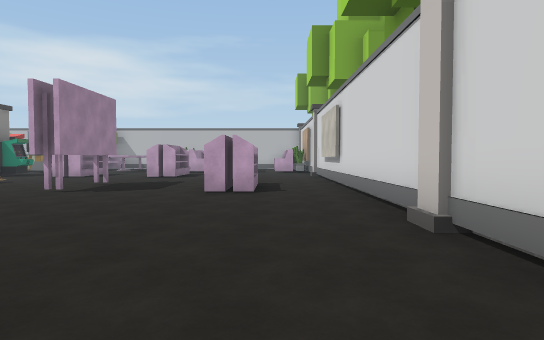
view 1 (above)

22 first-person views from a walk through a scene from a Unity 3-D project. The camera is 1.4 m above the floor, tilts 2° down and sees 75° across. The floor is counted in squares, 2 m on a side. Each view is taken from the middle of a square. On the plan, view 1 faces up. The plan holds only what a view shows up to about 11 squares ahead; the rest is blank. The place goes on beyond the plan. The player is left out. Some animated figures are not drawn. Some surface patterns are stand-ins.

view 2
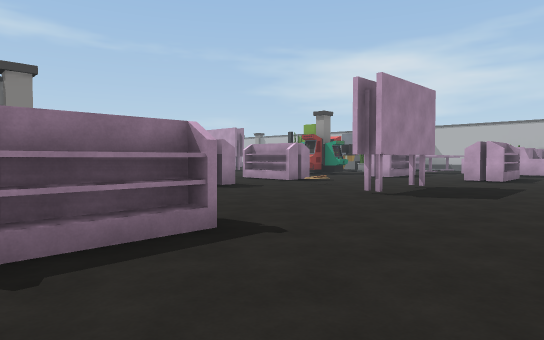

view 3
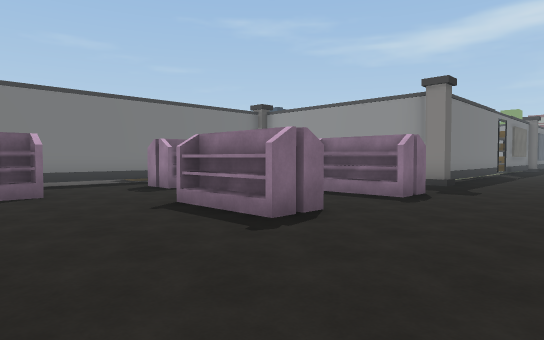

view 4
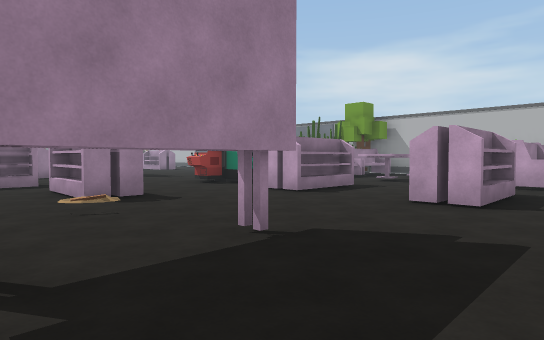

view 5
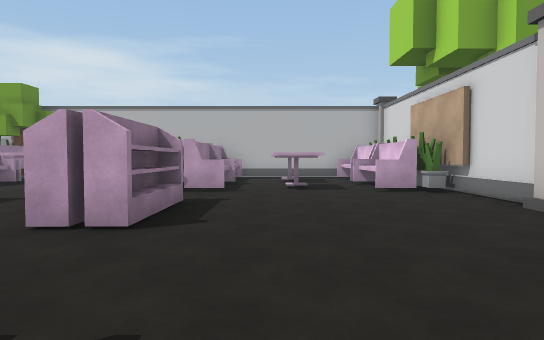

view 6
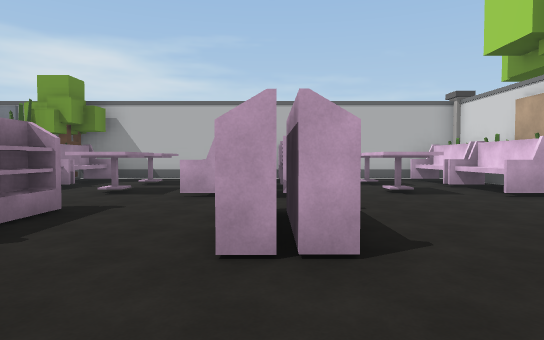

view 7
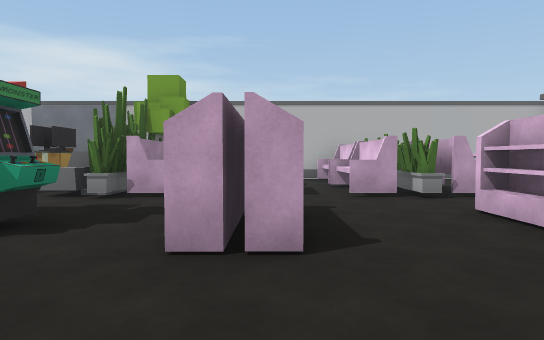

view 8
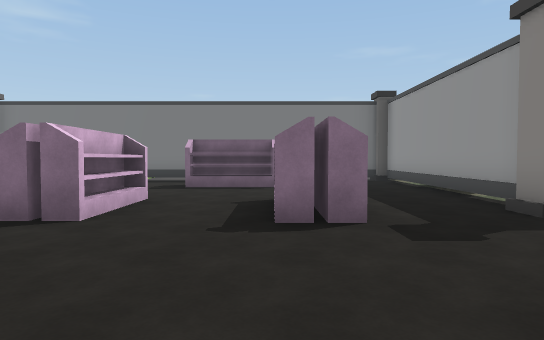

view 9
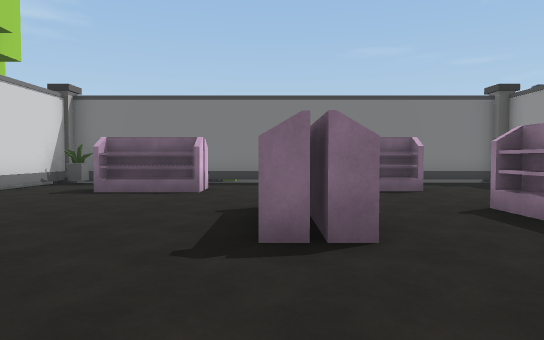

view 10
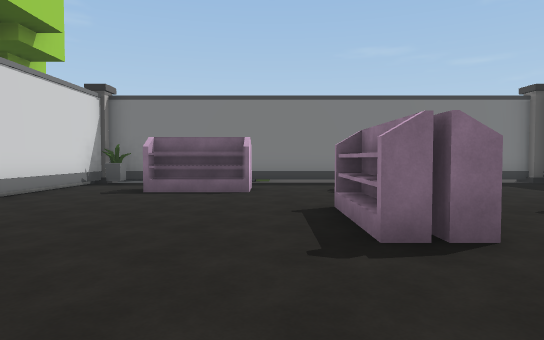

view 11
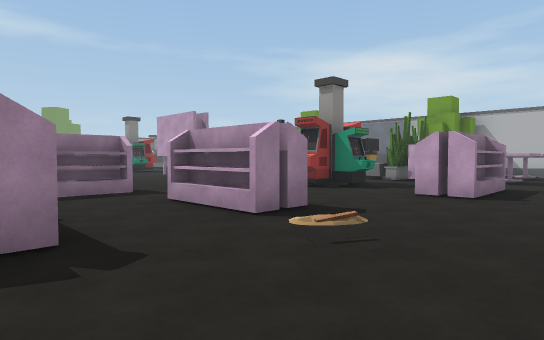

view 12
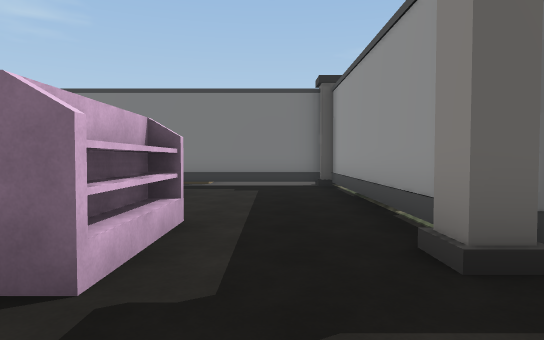

view 13
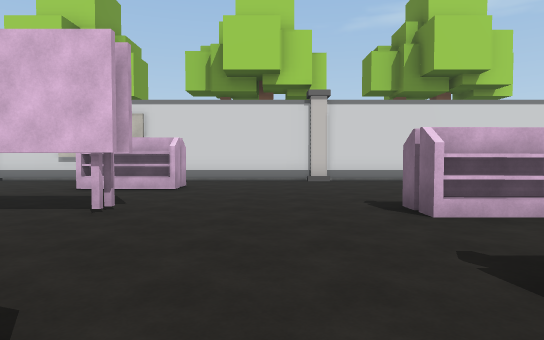

view 14
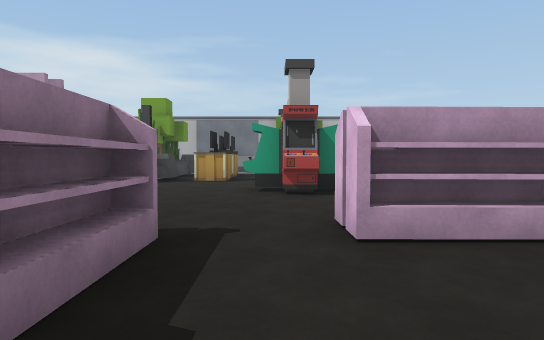

view 15
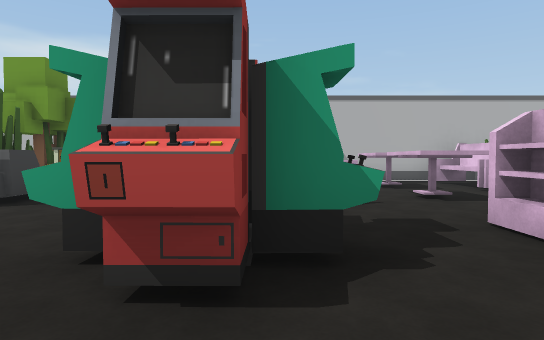

view 16
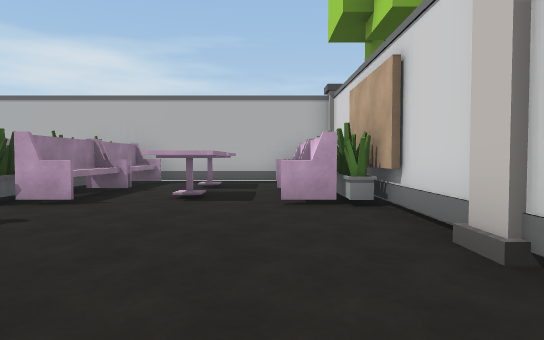

view 17
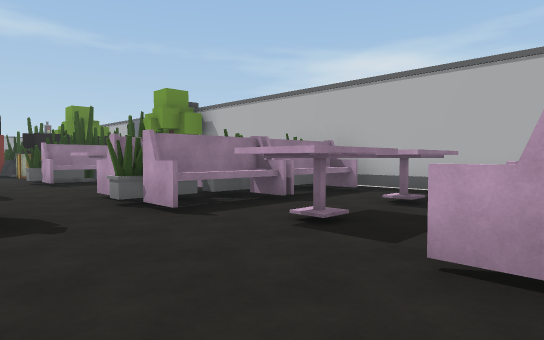

view 18
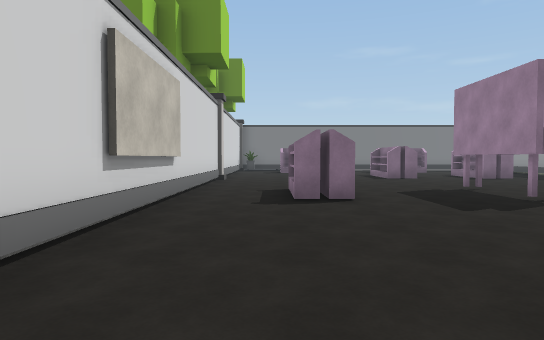

view 19
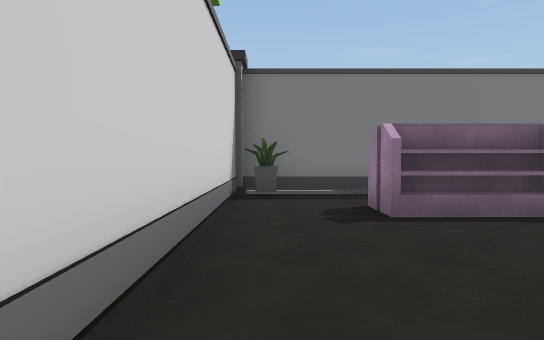

view 20
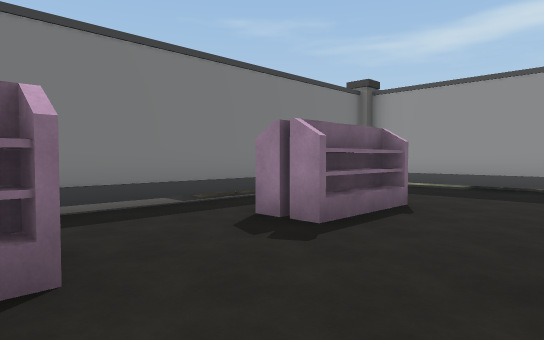

view 21
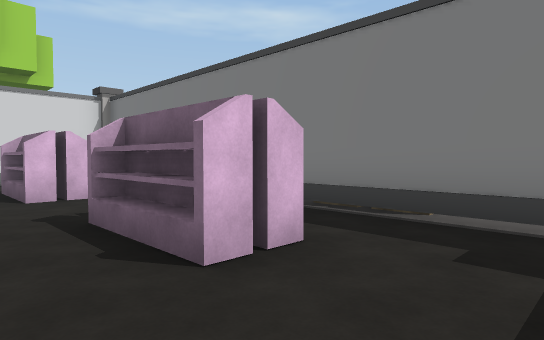

view 22
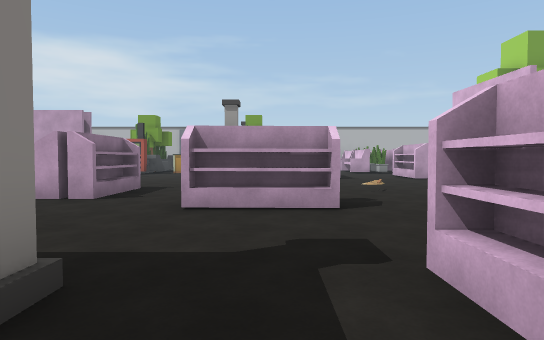

### Floor plan
Key: @ floor where view 1 was taken; # wall or solid block; . main floor; : floor 0.25 m higher than the main floor; - floor 0.25 m lower than the main floor; ^ raised ledge; T thing the floor can be seen under or through; O other object.
Columns run from 12 left of view 1 to 3 right of it. Each row starts with its distance up from view 1.
 22         ...
 21   O###########O
 20  OO^.O.^O#OO^#:
 19  OO^.O.#.#OO^#:
 18  OO^.O.^O#OO.#:O
 17 .OO^.O.^O#OO.OO
 16 ...#..#.....#.O
 15 ..............#
 14 .OO..O..O.....O
 13 ..O..O..O.....#
 12 ..............#
 11 ..............#O
 10 ..OO..........#
  9 O.OO.O..O..O..#
  8 O.......O..O..#
  7 O.......O..O..#
  6 ..OOO.........#
  5 ..............#O
  4 ..............O
  3 ##O.OO.OO.....#
  2  #..OO..O.....#
  1  #..OO.OO.....#
  0   ..........@.#
 -1   ............#O
 -2  #...OOO..OO..#
 -3  #...........O#
 -4  #OTTTTTTTTTTTO
 -5   ...OO..  ---

Positions as (right, up) in squares from view 1, and headings:
1: (0, 0), facing up
2: (-1, 1), facing up-left
3: (-1, 6), facing down-left
4: (-2, 7), facing up-left
5: (-2, 9), facing up
6: (-4, 10), facing up
7: (-7, 10), facing up
8: (-7, 7), facing down
9: (-4, 6), facing down
10: (-3, 6), facing down
11: (-5, 6), facing up-left
12: (-9, 5), facing down
13: (-9, 5), facing right
14: (-11, 6), facing up
15: (-10, 11), facing up
16: (0, 11), facing up
17: (1, 14), facing up-left
18: (0, 15), facing down
19: (1, 3), facing down
20: (-2, 1), facing down-left
21: (-9, 0), facing down-right
22: (-9, 1), facing up
